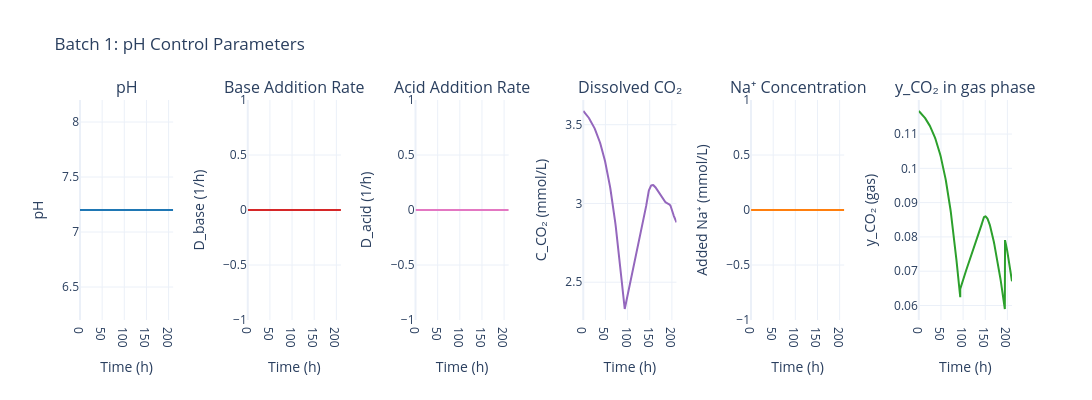

Notebook code for this chart:
### Code cell
sim.data.plot_pH_control(batch_number=1)

### Figure 1 — Plotly figure (JSON) as saved in the notebook; plotly's stock layout.template omitted (floating-point values rounded to 4 significant figures; data arrays with more than 128 entries replaced by an {"elided": "..."} marker saying what was removed)
{"data": [{"hovertemplate": "Time: %{x:.1f} h<br>pH: %{y:.2f}<extra></extra>", "line": {"color": "#1f77b4", "width": 2}, "mode": "lines", "name": "pH", "type": "scatter", "x": {"elided": "293 float values"}, "xaxis": "x", "y": {"elided": "293 float values"}, "yaxis": "y"}, {"hovertemplate": "Time: %{x:.1f} h<br>D_base: %{y:.4f} 1/h<extra></extra>", "line": {"color": "#d62728", "width": 2}, "mode": "lines", "name": "D_base", "type": "scatter", "x": {"elided": "293 float values"}, "xaxis": "x2", "y": {"elided": "293 float values"}, "yaxis": "y2"}, {"hovertemplate": "Time: %{x:.1f} h<br>D_acid: %{y:.4f} 1/h<extra></extra>", "line": {"color": "#e377c2", "width": 2}, "mode": "lines", "name": "D_acid", "type": "scatter", "x": {"elided": "293 float values"}, "xaxis": "x3", "y": {"elided": "293 float values"}, "yaxis": "y3"}, {"hovertemplate": "Time: %{x:.1f} h<br>C_CO₂: %{y:.2f} mmol/L<extra></extra>", "line": {"color": "#9467bd", "width": 2}, "mode": "lines", "name": "C_CO₂", "type": "scatter", "x": {"elided": "293 float values"}, "xaxis": "x4", "y": {"elided": "293 float values"}, "yaxis": "y4"}, {"hovertemplate": "Time: %{x:.1f} h<br>Added Na⁺: %{y:.1f} mmol/L<extra></extra>", "line": {"color": "#ff7f0e", "width": 2}, "mode": "lines", "name": "Added Na⁺", "type": "scatter", "x": {"elided": "293 float values"}, "xaxis": "x5", "y": {"elided": "293 float values"}, "yaxis": "y5"}, {"hovertemplate": "Time: %{x:.1f} h<br>y_CO₂ (gas): %{y:.2f}<extra></extra>", "line": {"color": "#2ca02c", "width": 2}, "mode": "lines", "name": "y_CO₂ (gas)", "type": "scatter", "x": {"elided": "293 float values"}, "xaxis": "x6", "y": {"elided": "293 float values"}, "yaxis": "y6"}], "layout": {"annotations": [{"font": {"size": 16}, "showarrow": false, "text": "pH", "x": 0.05, "xanchor": "center", "xref": "paper", "y": 1, "yanchor": "bottom", "yref": "paper"}, {"font": {"size": 16}, "showarrow": false, "text": "Base Addition Rate", "x": 0.23, "xanchor": "center", "xref": "paper", "y": 1, "yanchor": "bottom", "yref": "paper"}, {"font": {"size": 16}, "showarrow": false, "text": "Acid Addition Rate", "x": 0.41, "xanchor": "center", "xref": "paper", "y": 1, "yanchor": "bottom", "yref": "paper"}, {"font": {"size": 16}, "showarrow": false, "text": "Dissolved CO₂", "x": 0.59, "xanchor": "center", "xref": "paper", "y": 1, "yanchor": "bottom", "yref": "paper"}, {"font": {"size": 16}, "showarrow": false, "text": "Na⁺ Concentration", "x": 0.77, "xanchor": "center", "xref": "paper", "y": 1, "yanchor": "bottom", "yref": "paper"}, {"font": {"size": 16}, "showarrow": false, "text": "y_CO₂ in gas phase", "x": 0.95, "xanchor": "center", "xref": "paper", "y": 1, "yanchor": "bottom", "yref": "paper"}], "font": {"size": 12}, "height": 400, "showlegend": false, "title": {"text": "Batch 1: pH Control Parameters"}, "width": 2100, "xaxis": {"anchor": "y", "domain": [0, 0.1], "title": {"text": "Time (h)"}}, "xaxis2": {"anchor": "y2", "domain": [0.18, 0.28], "title": {"text": "Time (h)"}}, "xaxis3": {"anchor": "y3", "domain": [0.36, 0.46], "title": {"text": "Time (h)"}}, "xaxis4": {"anchor": "y4", "domain": [0.54, 0.64], "title": {"text": "Time (h)"}}, "xaxis5": {"anchor": "y5", "domain": [0.72, 0.82], "title": {"text": "Time (h)"}}, "xaxis6": {"anchor": "y6", "domain": [0.9, 1.0], "title": {"text": "Time (h)"}}, "yaxis": {"anchor": "x", "domain": [0, 1], "title": {"text": "pH"}}, "yaxis2": {"anchor": "x2", "domain": [0, 1], "title": {"text": "D_base (1/h)"}}, "yaxis3": {"anchor": "x3", "domain": [0, 1], "title": {"text": "D_acid (1/h)"}}, "yaxis4": {"anchor": "x4", "domain": [0, 1], "title": {"text": "C_CO₂ (mmol/L)"}}, "yaxis5": {"anchor": "x5", "domain": [0, 1], "title": {"text": "Added Na⁺ (mmol/L)"}}, "yaxis6": {"anchor": "x6", "domain": [0, 1], "title": {"text": "y_CO₂ (gas)"}}}}
